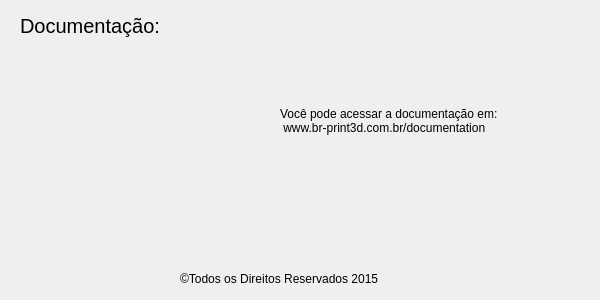
<?xml version="1.0" encoding="UTF-8"?>
<ui version="4.0">
 <class>Documentation</class>
 <widget class="QWidget" name="Documentation">
  <property name="geometry">
   <rect>
    <x>0</x>
    <y>0</y>
    <width>600</width>
    <height>300</height>
   </rect>
  </property>
  <property name="minimumSize">
   <size>
    <width>600</width>
    <height>300</height>
   </size>
  </property>
  <property name="maximumSize">
   <size>
    <width>600</width>
    <height>300</height>
   </size>
  </property>
  <property name="windowTitle">
   <string>Documentação</string>
  </property>
  <property name="locale">
   <locale language="Portuguese" country="Brazil"/>
  </property>
  <widget class="QLabel" name="label">
   <property name="geometry">
    <rect>
     <x>20</x>
     <y>10</y>
     <width>151</width>
     <height>31</height>
    </rect>
   </property>
   <property name="font">
    <font>
     <pointsize>15</pointsize>
    </font>
   </property>
   <property name="text">
    <string>Documentação:</string>
   </property>
  </widget>
  <widget class="QLabel" name="label_2">
   <property name="geometry">
    <rect>
     <x>30</x>
     <y>50</y>
     <width>231</width>
     <height>161</height>
    </rect>
   </property>
   <property name="text">
    <string/>
   </property>
   <property name="pixmap">
    <pixmap resource="images.qrc">:/Icons/Icons/logo</pixmap>
   </property>
  </widget>
  <widget class="QLabel" name="label_3">
   <property name="geometry">
    <rect>
     <x>180</x>
     <y>270</y>
     <width>261</width>
     <height>17</height>
    </rect>
   </property>
   <property name="text">
    <string>©Todos os Direitos Reservados 2015</string>
   </property>
  </widget>
  <widget class="QLabel" name="label_4">
   <property name="geometry">
    <rect>
     <x>280</x>
     <y>70</y>
     <width>281</width>
     <height>101</height>
    </rect>
   </property>
   <property name="text">
    <string>Você pode acessar a documentação em: 
 www.br-print3d.com.br/documentation</string>
   </property>
  </widget>
 </widget>
 <resources>
  <include location="images.qrc"/>
 </resources>
 <connections/>
</ui>
